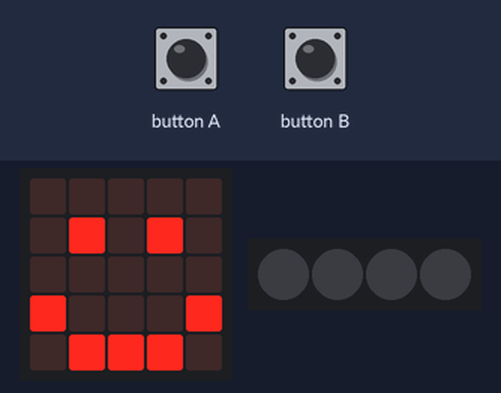
The program below on a simulated BBC micro:bit running MicroPython. Shown: the board's 5×5 LED display, 4 RGB LEDs in strip order, left to right. The inputs (shaded band) are chosen by the test bench.

Above: at 1.2 s.
1.3 s: button A pressed for 0.15 s
At 4.0 s:
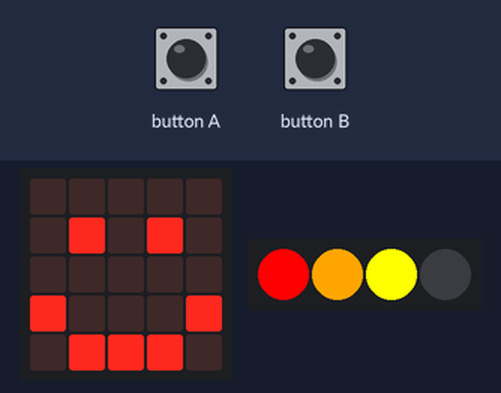
4.4 s: button B pressed for 0.15 s
At 4.9 s:
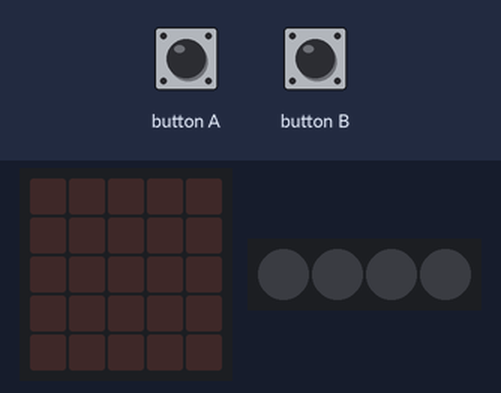
6.0 s: button A pressed for 1 s
At 9.0 s:
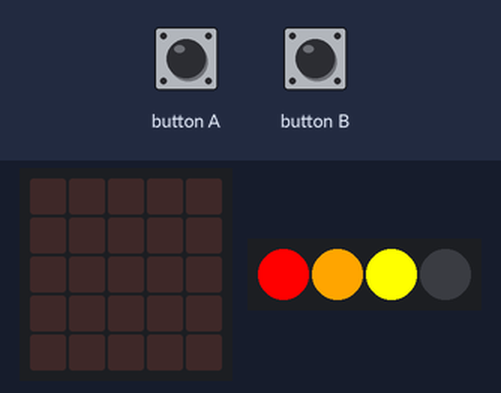
9.5 s: button B pressed for 1 s
At 10.3 s:
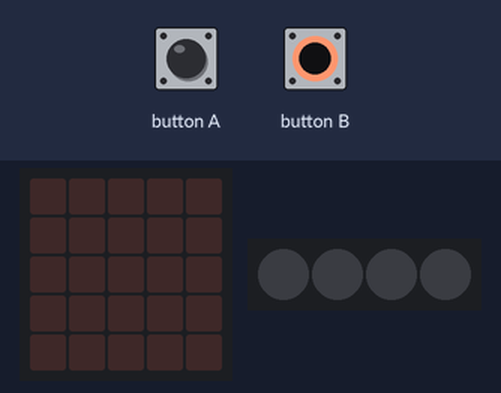
12.0 s: button A pressed for 3.2 s
At 12.4 s:
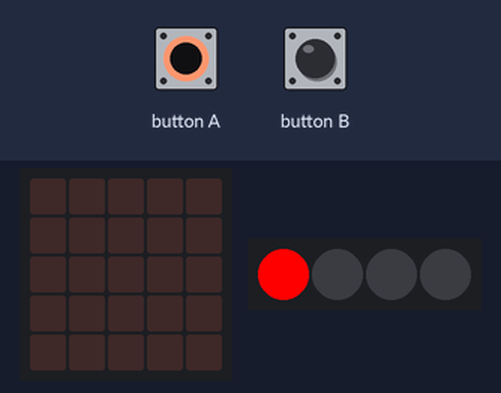
Timing chart, 0 to 15.5 s (numbered marks = the images above; inputs shaded):
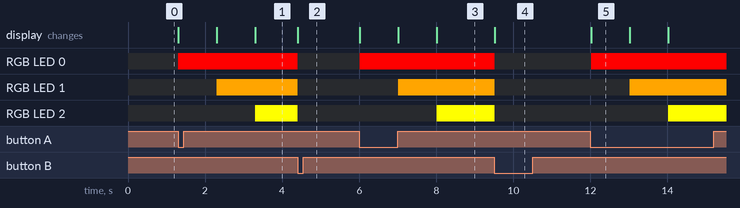

Measured:
- after the input at 1.3 s, RGB LED 0: off → RGB(255, 0, 0) at once; RGB LED 1: off → RGB(255, 165, 0) after 1.0 s; RGB LED 2: off → RGB(255, 255, 0) after 2.0 s
- after the input at 4.4 s, RGB LED 0: RGB(255, 0, 0) → off at once; RGB LED 1: RGB(255, 165, 0) → off at once; RGB LED 2: RGB(255, 255, 0) → off at once; the display: changes at once (image 2)
- after the input at 6.0 s, RGB LED 0: off → RGB(255, 0, 0) at once; RGB LED 1: off → RGB(255, 165, 0) after 1.0 s; RGB LED 2: off → RGB(255, 255, 0) after 2.0 s
- after the input at 9.5 s, RGB LED 0: RGB(255, 0, 0) → off at once; RGB LED 1: RGB(255, 165, 0) → off at once; RGB LED 2: RGB(255, 255, 0) → off at once
- after the input at 12.0 s, RGB LED 0: off → RGB(255, 0, 0) at once; RGB LED 1: off → RGB(255, 165, 0) after 1.0 s; RGB LED 2: off → RGB(255, 255, 0) after 2.0 s
- what the display in image 5 shows lasts 1.0 s, from 12.0 s to 13.0 s

The program:

neopixel_test2.py
```python
from microbit import *
import neopixel

Red = (255,0,0)
Orange = (255,165,0)
Yellow = (255,255,0)
Green = (0,255,0)
White = (255,255,255)

color = (Red, Orange, Yellow, Green, White)

display.show(Image.HAPPY)
np = neopixel.NeoPixel(pin12, 4)
i = 0
while True:
    if button_a.was_pressed():
        np.clear()
        for i in range(3):
            np[i] = color[i]
            np.show()
            sleep(1000)
    if button_b.was_pressed():
        np.clear()
        display.clear()
    sleep(100)
```
